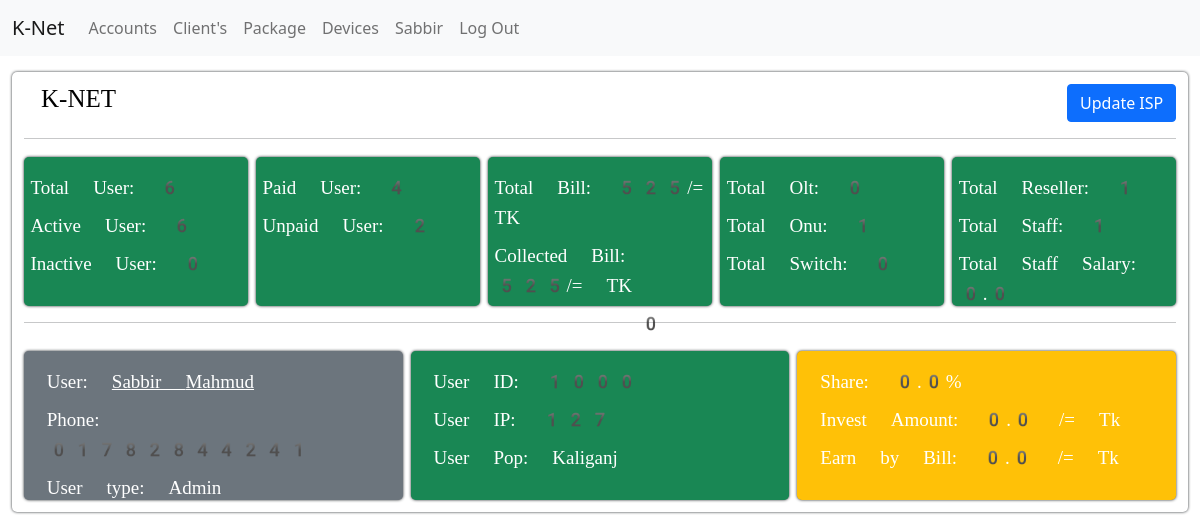
The page /inside/ (signed in) on the database its author committed.
### apps/core/models.py (models this page shows, shortened)
class Isp_info(models.Model):
    name = models.CharField(max_length=200)
    address = models.CharField(max_length=200)
    phone = models.CharField(max_length=200)
    email = models.EmailField(max_length=200)
    website = models.URLField(max_length=200)

class Pop(models.Model):
    pop_name = models.CharField(max_length=200)
    users = models.IntegerField(default=0)
    main_pop_name = models.ForeignKey('self',
                                      on_delete=models.CASCADE,
                                      null=True,
                                      blank=True)
    date = models.DateTimeField(auto_now_add=True)
    def __str__(self):
        return self.pop_name

### apps/users/models.py (models this page shows, shortened)
class User(AbstractBaseUser):
    user_id = models.IntegerField(unique=True,)
    client = models.BooleanField(default=True)
    reseller = models.BooleanField(default=False)
    owner = models.BooleanField(default=False)
    worker = models.BooleanField(default=False)
    staff = models.BooleanField(default=False)
    admin = models.BooleanField(default=False)
    USERNAME_FIELD = 'user_id'
    REQUIRED_FIELDS = []
    object = UserManager()

class Owners(models.Model):
    choice_status = (('Active', 'Active'), ('Inactive', 'Inactive'))
    user = models.OneToOneField(User, on_delete=models.CASCADE)
    status = models.CharField(max_length=245, choices=choice_status)
    address = models.CharField(max_length=245)
    invest_amount = models.FloatField(default=0)
    commission = models.FloatField(default=0)

### apps/clients/models.py (models this page shows, shortened)
class Clients(models.Model):
    genders = (
        ('Male', 'Male'),
        ('Female', 'Female'),
        ('Others', 'Others'),
    )
    choice_status = (('Active', 'Active'), ('Inactive', 'Inactive'))
    user = models.OneToOneField(User, on_delete=models.CASCADE)
    first_name = models.CharField(max_length=245)
    last_name = models.CharField(max_length=245)
    gender = models.CharField(max_length=245, choices=genders)
    email = models.EmailField(max_length=245)
    phone = models.CharField(max_length=11)
    nid = models.CharField(max_length=11)
    client_id = models.IntegerField(unique=True)
    ip_username = models.CharField(max_length=20,
                                   unique=True,
                                   null=True,
                                   blank=True,
                                   verbose_name='IP/Username')
    address = models.CharField(max_length=100)
    olt_details = models.ForeignKey(Olt,
                                    on_delete=models.CASCADE,
                                    null=True,
                                    blank=True)
    onu_details = models.ForeignKey(Onu,
                                    on_delete=models.CASCADE,
                                    null=True,
                                    blank=True)
    switch_details = models.ForeignKey(Switch,
                                       on_delete=models.CASCADE,
                                       null=True,
                                       blank=True)
    router_details = models.ForeignKey(Router,
                                       on_delete=models.CASCADE,
                                       null=True,
                                       blank=True)
    package_details = models.ForeignKey(Package,
                                        on_delete=models.CASCADE,
                                        null=True,
                                        blank=True)
    pop_details = models.ForeignKey(Pop,
                                    on_delete=models.CASCADE,
                                    null=True,
                                    blank=True)
    status = models.CharField(max_length=100,
                              default='Active',
                              choices=choice_status)
    paid = models.BooleanField(default=False)
    reseller = models.ForeignKey(
        Resellers, on_delete=models.CASCADE, null=True, blank=True)
    date = models.DateTimeField(auto_now_add=True)

### apps/clients/decorators.py (the view)
    def wrapper_func(request, *args, **kwargs):
        if request.user.client == True:
            return redirect('user_dashboard')
        if request.user.worker == True:
            return redirect('client-show')
        if request.user.reseller == True:
            return redirect('reseller_dashboard')
        if request.user.owner == True:
            return view_func(request, *args, **kwargs)
        if request.user.admin == True:
            return view_func(request, *args, **kwargs)

### apps/core/templates/core/inside.html
{% extends 'core/base.html' %}
{% block content %}
<div class="container-fluid">
    <div class="user-profile-wrapper mt-3 mb-5">
        <div class="d-flex justify-content-between align-items-center">
            <h1>{{isp_info.name}}</h1>
            {% if request.user.admin %}
            <a class="btn btn-primary" href="{% url 'updateInfo' isp_info.id %}">Update ISP</a>
            {% endif %}
        </div>
        <hr>
        <div class="row row-cols-1 row-cols-lg-5 g-2">
            <div class="col">
                <div class="bg-success user-panel">
                    <h3 class="text-white">Total User: {{count}}</h3>
                    <h3 class="text-white">Active User: {{active}}</h3>
                    <h3 class="text-white">Inactive User: {{inactive}}</h3>
                </div>
            </div>
            <div class="col">
                <div class="bg-success user-panel">
                    <h3 class="text-white">Paid User: {{paid_count}}</h3>
                    <h3 class="text-white">Unpaid User: {{unpaid_count}}</h3>
                </div>
            </div>
            <div class="col">
                <div class="bg-success user-panel">
                    <h3 class="text-white">Total Bill: {{total_bill}}/= TK</h3>
                    <h3 class="text-white">Collected Bill: {{collectedBill}}/= TK</h3>
                    <h3 class="text-white">Pending Bill: {{pendingbill}}/= TK</h3>
                </div>
            </div>
            <div class="col">
                <div class="bg-success user-panel">
                    <h3 class="text-white">Total Olt: {{total_olt}}</h3>
                    <h3 class="text-white">Total Onu: {{total_onu}}</h3>
                    <h3 class="text-white">Total Switch: {{total_switch}}</h3>
                </div>
            </div>
            <div class="col">
                <div class="bg-success user-panel">
                    <h3 class="text-white">Total Reseller: {{reseller_count}}</h3>
                    <h3 class="text-white">Total Staff: {{staff_count}}</h3>
                    <h3 class="text-white">Total Staff Salary: {{total_salary}}</h3>
                </div>
            </div>
        </div>
        <hr>
        <div class="row row-cols-1 row-cols-lg-3 g-2 mt-3">
            <div class="col">
                <div class="user-panel bg-secondary rounded-3 p-3">
                    <h3 class="text-white">User: <a class="text-white" href="{% url 'owner-list' %}">
                            {{request.user.clients.first_name}} {{request.user.clients.last_name}}</a>
                    </h3>
                    <h3 class="text-white">Phone: {{request.user.clients.phone}}</h3>
                    <h3 class="text-white"> User type:
                        {% if request.user.admin %}
                        Admin
                        {% elif request.user.owner %}
                        Owner
                        {% endif %}
                    </h3>
                </div>
            </div>
            <div class="col">
                <div class="user-panel bg-success rounded-3 p-3">
                    <h3 class="text-white">User ID: {{request.user.clients.client_id}}</h3>
                    <h3 class="text-white">User IP: {{request.user.clients.ip_username}}</h3>
                    <h3 class="text-white">User Pop: {{request.user.clients.pop_details}}</h3>
                </div>
            </div>
            <div class="col">
                <div class="user-panel bg-warning rounded-3 p-3">
                    <h3 class="text-white">Share: {{request.user.owners.commission}}%</h3>
                    <h3 class="text-white">Invest Amount: {{request.user.owners.invest_amount}} /= Tk</h3>
                    <h3 class="text-white">Earn by Bill: {{profit_amount}} /= Tk</h3>
                </div>
            </div>
        </div>
    </div>
</div>
{% endblock content %}

### apps/core/templates/core/base.html (shortened to what this page needs)
{% load static %}
<!DOCTYPE html>
<html lang="en">
<head>
  <link href="https://cdn.jsdelivr.net/npm/bootstrap@5.0.2/dist/css/bootstrap.min.css" rel="stylesheet">
  <link rel="stylesheet" href="{% static 'core/main.css' %}">
</head>
<body>
  <nav class="navbar navbar-expand-lg navbar-light bg-light">
    <div class="container-fluid">
      <a class="navbar-brand" href="{% url 'inside' %}">{{isp_info.name}}</a>
      <div class="collapse navbar-collapse" id="navbarNav">
        <ul class="navbar-nav">
          {% if request.user.owner %}
          <li class="nav-item">
            <a class="nav-link" href="{% url 'account-dashboard' %}">Accounts</a>
          </li>
          {% endif %}
          {% block navbar %}
          <li class="nav-item">
            <a class="nav-link" href="{% url 'client-show' %}">Client's</a>
          </li>
          <li class="nav-item">
            <a class="nav-link" href="{% url 'package-show' %}">Package</a>
          </li>
          <li class="nav-item">
            <a class="nav-link" href="{% url 'devicesInfo' %}">Devices</a>
          </li>
          {% endblock navbar %}
          <li class="nav-item">
            <a class="nav-link" href="{% url 'user_dashboard' %}">{{request.user.clients.first_name}}</a>
          </li>
          <li class="nav-item">
            <a class="nav-link" href="{% url 'client_logout' %}">Log Out</a>
          </li>
        </ul>
      </div>
    </div>
  </nav>
  {% block content %}{% endblock content %}
</body>
</html>

### static/core/main.css (style rules this page uses)
.user-panel { box-shadow: 0px 0px 3px 0px; border-radius: 5px; margin-top: 1%; margin-left: 0%; padding: 1%; padding-top: 7%; height: 149px; }
.user-panel h3 { font-size: 19px; line-height: 30px; font-family: emoji; color: #000000ad; margin-left: 4%; }
.user-profile-wrapper { box-shadow: 0px 0px 3px 0px; margin-top: 1%; border-radius: 5px; padding: 1%; margin-bottom: 1%; }
.user-profile-wrapper h1 { font-size: 25px; text-transform: uppercase; color: black; line-height: 20px; margin-left: 1.5%; font-family: emoji; }
.user-profile-wrapper h3 { font-size: 19px; line-height: 30px; font-family: emoji; color: #000000ad; margin-left: 2%; display: block; }

### rows shown on the page
Isp_info: name "K-Net", name "K-NET"
User: user.clients.first_name "Sabbir", user.clients.last_name "Mahmud", user.clients.phone "01782844241", user.clients.client_id "1000", user.clients.ip_username "127", user.clients.pop_details "Kaliganj", user.owners.commission "0.0", user.owners.invest_amount "0.0"

### other values the page prints
{{ count }} "6"
{{ active }} "6"
{{ inactive }} "0"
{{ paid_count }} "4"
{{ unpaid_count }} "2"
{{ total_bill }} "525"
{{ collectedBill }} "525"
{{ pendingbill }} "0"
{{ total_olt }} "0"
{{ total_onu }} "1"
{{ total_switch }} "0"
{{ reseller_count }} "1"
{{ staff_count }} "1"
{{ total_salary }} "0.0"
{{ profit_amount }} "0.0"
